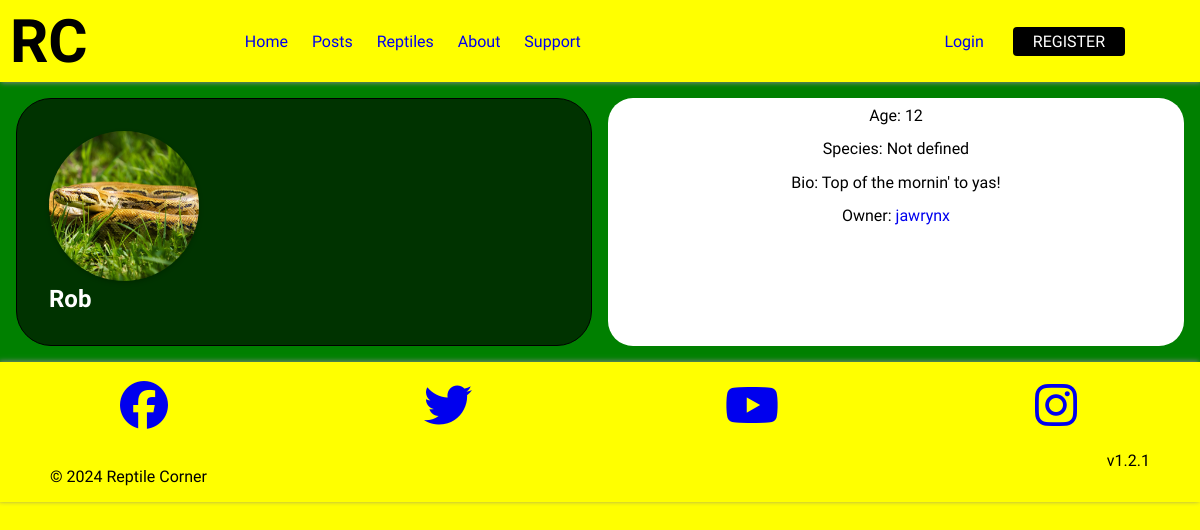
Before: /reptiles/1/ with the older database file.
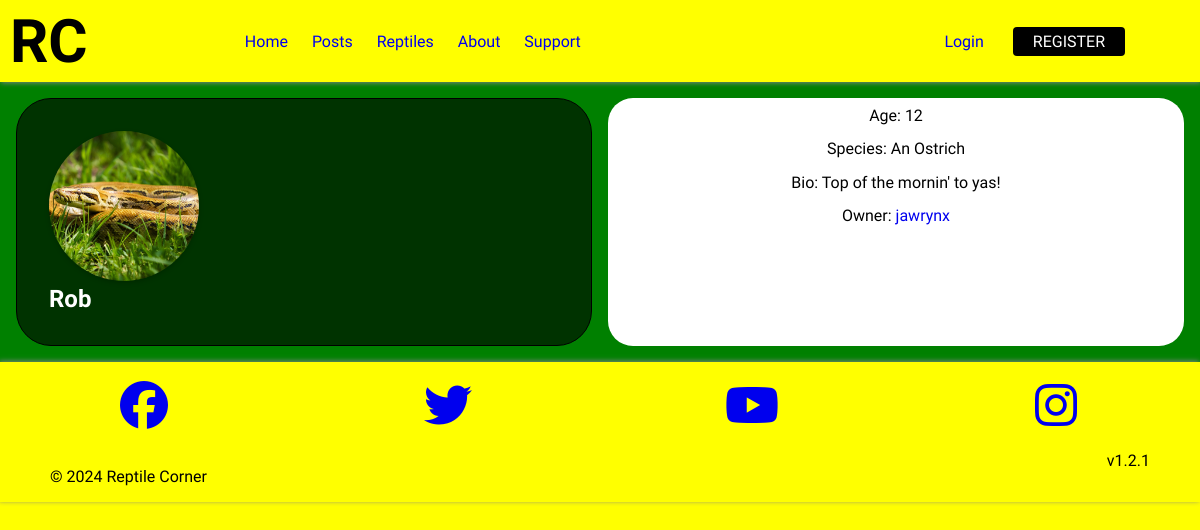
After: the same page with the newer database file.
### reptiles/models.py (models this page shows, shortened)
class Reptile(models.Model):
    user = models.ForeignKey(User, on_delete=models.CASCADE, related_name='reptiles')
    name = models.CharField(max_length=30)
    age = models.IntegerField()
    species = models.CharField(max_length=70)
    bio = models.TextField()
    reptile_picture = models.ImageField(upload_to='reptile_pics/', blank=True)

### reptiles/views.py (the view)
# urls.py: path('<int:pk>/', views.reptile_detail, name='reptile_detail'),
def reptile_detail(request, pk):
    reptile = get_object_or_404(Reptile, pk=pk)
    is_owner = reptile.user == request.user
    return render(request, 'reptiles/reptile_detail.html', {'reptile': reptile, 'is_owner': is_owner})

### reptiles/templates/reptiles/reptile_detail.html (shortened to what this page needs)
{% extends 'layout.html' %}
{% block content %}
  <div class="content-section grid">
    <div class="profile-banner col-12 col-md-6">
    {% if reptile.reptile_picture %}
      <img class="rounded-circle account-img" src="{{ reptile.reptile_picture.url }}" alt="{{ reptile.name }}" width="300">
    {% endif %}
      <h2 class="account-heading">{{ reptile.name }}</h2>
    </div>
    <div class="profile-description col-12 col-md-6">
      <p>Age: {{ reptile.age }}</p>
      <p>Species: {{ reptile.species }}</p>
      <p>Bio: {{ reptile.bio }}</p>
      <p>Owner: <a href="../../profile/{{ reptile.user.username }}">{{ reptile.user.username }}</a></p>
    </div>
  </div>
{% endblock %}

Changed rows visible on the page:
changed Reptile "Rob": species "Not defined" → "An Ostrich"
